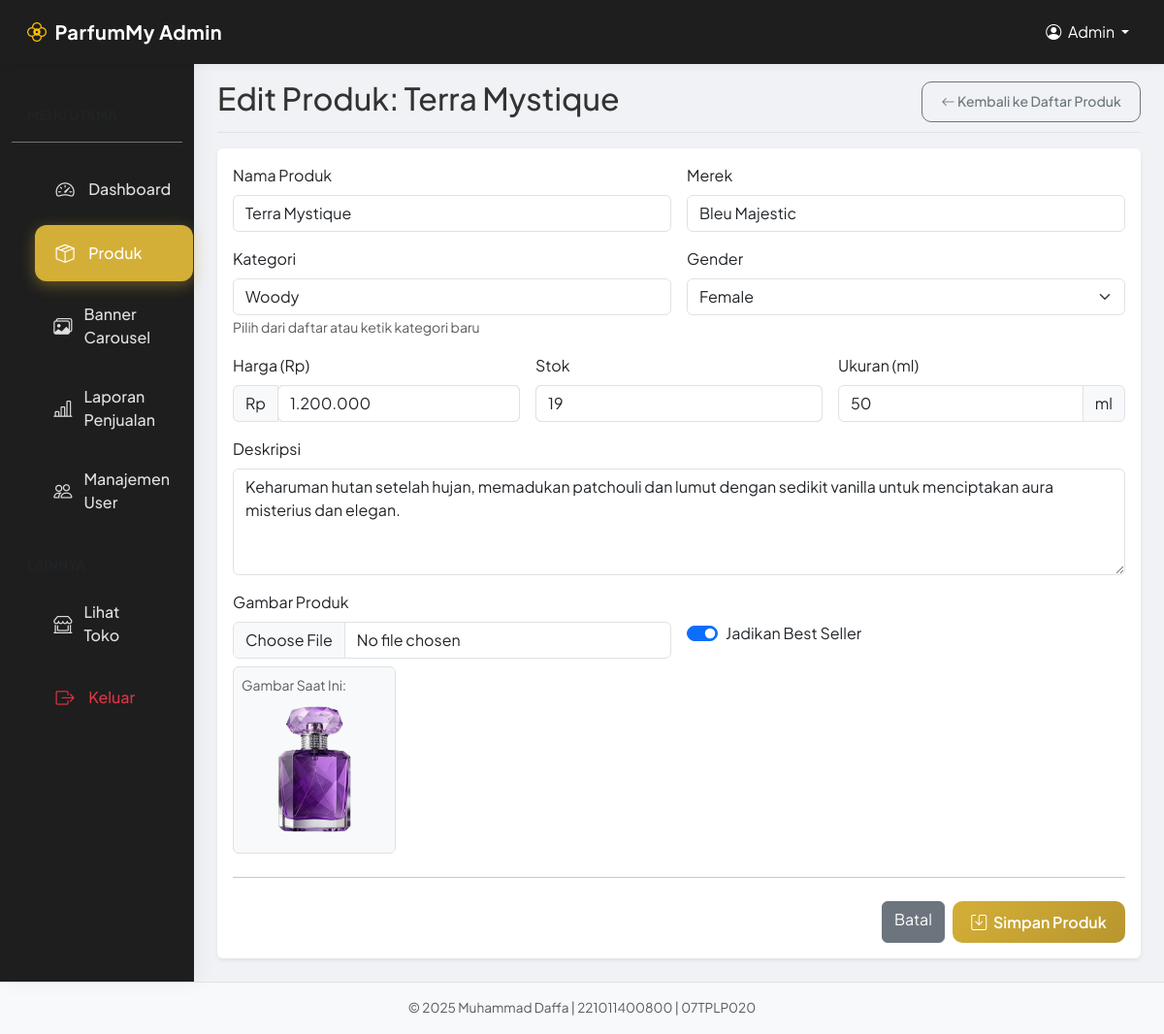
Page /admin/product_form.php?id=2 (signed in) on the committed database.
### tables this page shows
CREATE TABLE `parfums` (
  `id` int(11) NOT NULL,
  `nama` varchar(255) NOT NULL,
  `merek` varchar(100) NOT NULL,
  `kategori` varchar(100) DEFAULT NULL,
  `gender` enum('Male','Female','Unisex') NOT NULL,
  `ukuran` int(11) NOT NULL,
  `harga` int(11) NOT NULL,
  `stok` int(11) NOT NULL,
  `deskripsi` text DEFAULT NULL,
  `image_path` varchar(255) DEFAULT NULL,
  `is_best_seller` tinyint(1) NOT NULL DEFAULT 0
);

### models/DB.php (called while the page is built)
<?php
class DB {
    private $host = 'localhost';
    private $user = 'root';
    private $pass = '';
    private $dbname = 'toko_parfum';
    private $pdo;
    public function __construct() {
        $dsn = "mysql:host={$this->host};dbname={$this->dbname}";
        try {
            $this->pdo = new PDO($dsn, $this->user, $this->pass);
            $this->pdo->setAttribute(PDO::ATTR_ERRMODE, PDO::ERRMODE_EXCEPTION);
            $this->pdo->exec("SET SESSION innodb_lock_wait_timeout = 5");
        } catch (PDOException $e) {
            die("Koneksi Database Gagal: " . $e->getMessage());
        }
    }
    public function getConnection() {
        return $this->pdo;
    }
}
?>

### models/ParfumManager.php (called while the page is built, shortened)
<?php
require_once __DIR__ . '/DB.php';
require_once __DIR__ . '/Parfum.php';
class ParfumManager {
    private $conn;
    public function __construct() {
        $this->db = new DB();
        $this->conn = $this->db->getConnection();
    }
    public function readById($id) {
        $sql = "SELECT * FROM parfums WHERE id = ?";
        $stmt = $this->conn->prepare($sql);
        $stmt->execute([$id]);
        $row = $stmt->fetch(PDO::FETCH_ASSOC);
        if ($row) {
            $p = new Parfum();
            $p->setId($row['id']);
            $p->setNama($row['nama']);
            $p->setMerek($row['merek']);
            $p->setKategori($row['kategori']);
            $p->setGender($row['gender']);
            $p->setUkuran($row['ukuran']);
            $p->setHarga($row['harga']);
            $p->setStok($row['stok']);
            $p->setDeskripsi($row['deskripsi']);
            if (isset($row['image_path'])) {
                $p->setImagePath($row['image_path']);
            }
            if (isset($row['is_best_seller'])) {
                $p->setIsBestSeller($row['is_best_seller']);
            }
            return $p;
        }
        return null;
    }
}
?>

### models/Parfum.php (called while the page is built, shortened)
<?php
class Parfum {
    private $nama;
    private $merek;
    private $kategori;
    private $gender;
    private $ukuran;
    private $harga;
    private $stok;
    private $deskripsi;
    private $image_path;
    private $is_best_seller;
    public function getNama() { return $this->nama; }
    public function getMerek() { return $this->merek; }
    public function getKategori() { return $this->kategori; }
    public function getGender() { return $this->gender; }
    public function getUkuran() { return $this->ukuran; }
    public function getHarga() { return $this->harga; }
    public function getStok() { return $this->stok; }
    public function getDeskripsi() { return $this->deskripsi; }
    public function getImagePath() { return $this->image_path; }
    public function getIsBestSeller() { return (int)$this->is_best_seller; }
    public function setNama($nama) { $this->nama = $nama; }
    public function setMerek($merek) { $this->merek = $merek; }
    public function setKategori($kategori) { $this->kategori = $kategori; }
    public function setGender($gender) { $this->gender = $gender; }
    public function setUkuran($ukuran) { $this->ukuran = $ukuran; }
    public function setHarga($harga) { $this->harga = $harga; }
    public function setStok($stok) { $this->stok = $stok; }
    public function setDeskripsi($deskripsi) { $this->deskripsi = $deskripsi; }
    public function setImagePath($image_path) { $this->image_path = $image_path; }
    public function setIsBestSeller($is_best_seller) { $this->is_best_seller = (int)$is_best_seller; }
}
?>

### admin/product_form.php (the view, shortened to what this page needs)
<?php
require_once '../models/ParfumManager.php';
require_once '../models/Parfum.php';
$parfumManager = new ParfumManager();
$parfum = new Parfum();
$pageTitle = "Tambah Produk Baru";
$isEditMode = false;
if (isset($_GET['id'])) {
    $parfum = $parfumManager->readById((int)$_GET['id']);
    if ($parfum) {
        $pageTitle = "Edit Produk: " . htmlspecialchars($parfum->getNama());
        $isEditMode = true;
    } else {
        $_SESSION['message'] = 'Produk tidak ditemukan.';
        $_SESSION['message_type'] = 'danger';
        header('Location: products.php');
        exit();
    }
}
?>
<!DOCTYPE html>
<html lang="en">
<head>
    <link href="https://cdn.jsdelivr.net/npm/bootstrap@5.3.3/dist/css/bootstrap.min.css" rel="stylesheet">
    <link href="https://cdn.jsdelivr.net/npm/bootstrap-icons@1.11.3/font/bootstrap-icons.css" rel="stylesheet">
    <link rel="stylesheet" href="admin.css">
</head>
<body>
<nav class="navbar navbar-expand-lg navbar-dark bg-dark sticky-top">
    <div class="container-fluid">
        <a class="navbar-brand d-flex align-items-center" href="dashboard.php">
            <i class="bi bi-flower2 me-2 text-warning"></i>
            <span class="fw-bold">ParfumMy Admin</span>
        </a>
        <div class="collapse navbar-collapse" id="navbarContent">
            <ul class="navbar-nav ms-auto mb-2 mb-lg-0">
                <li class="nav-item dropdown">
                    <a class="nav-link dropdown-toggle text-white" href="#" id="navbarDropdown" role="button" data-bs-toggle="dropdown" aria-expanded="false">
                        <i class="bi bi-person-circle me-1"></i> Admin
                    </a>
                </li>
            </ul>
        </div>
    </div>
</nav>
<div class="container-fluid">
    <div class="row">
        <?php include 'includes/sidebar.php'; ?>
        <main role="main" class="col-md-9 ms-sm-auto col-lg-10 px-md-4">
            <div class="d-flex justify-content-between flex-wrap flex-md-nowrap align-items-center pt-3 pb-2 mb-3 border-bottom">
                <h1 class="h2"><?php echo $pageTitle; ?></h1>
                <a href="products.php" class="btn btn-sm btn-outline-secondary">
                    <i class="bi bi-arrow-left"></i> Kembali ke Daftar Produk
                </a>
            </div>
            <div class="card border-0 shadow-sm mb-4">
                <div class="card-body">
                    <form action="process_product.php" method="POST" enctype="multipart/form-data">
                        <div class="row g-3">
                            <div class="col-md-6">
                                <label for="nama" class="form-label">Nama Produk</label>
                                <input type="text" class="form-control" id="nama" name="nama" value="<?php echo htmlspecialchars($parfum->getNama() ?? ''); ?>" required>
                            </div>
                            <div class="col-md-6">
                                <label for="merek" class="form-label">Merek</label>
                                <input type="text" class="form-control" id="merek" name="merek" value="<?php echo htmlspecialchars($parfum->getMerek() ?? ''); ?>" required>
                            </div>
                            <div class="col-md-6">
                                <label for="kategori" class="form-label">Kategori</label>
                                <input type="text" class="form-control" id="kategori" name="kategori"
                                       list="kategori-suggestions"
                                       placeholder="Pilih atau ketik kategori"
                                       value="<?php echo htmlspecialchars($parfum->getKategori() ?? ''); ?>">
                                <small class="text-muted">Pilih dari daftar atau ketik kategori baru</small>
                            </div>
                            <div class="col-md-6">
                                <label for="gender" class="form-label">Gender</label>
                                <select class="form-select" id="gender" name="gender" required>
                                    <option value="Female" <?php echo ($parfum->getGender() ?? '') == 'Female' ? 'selected' : ''; ?>>Female</option>
                                </select>
                            </div>
                            <div class="col-md-4">
                                <label for="harga" class="form-label">Harga (Rp)</label>
                                <div class="input-group">
                                    <span class="input-group-text">Rp</span>
                                    <input type="number" class="form-control" id="harga" name="harga" value="<?php echo (int)($parfum->getHarga() ?? 0); ?>" required>
                                </div>
                            </div>
                            <div class="col-md-4">
                                <label for="stok" class="form-label">Stok</label>
                                <input type="number" class="form-control" id="stok" name="stok" value="<?php echo (int)($parfum->getStok() ?? 0); ?>" required>
                            </div>
                            <div class="col-md-4">
                                <label for="ukuran" class="form-label">Ukuran (ml)</label>
                                <div class="input-group">
                                    <input type="number" class="form-control" id="ukuran" name="ukuran" value="<?php echo (int)($parfum->getUkuran() ?? 0); ?>" required>
                                    <span class="input-group-text">ml</span>
                                </div>
                            </div>
                            <div class="col-12">
                                <label for="deskripsi" class="form-label">Deskripsi</label>
                                <textarea class="form-control" id="deskripsi" name="deskripsi" rows="4"><?php echo htmlspecialchars($parfum->getDeskripsi() ?? ''); ?></textarea>
                            </div>
                            <div class="col-md-6">
                                <label for="image" class="form-label">Gambar Produk</label>
                                <input type="file" class="form-control" id="image" name="image" accept="image/*">
                                <?php if ($isEditMode && $parfum->getImagePath()): ?>
                                    <div class="mt-2 p-2 border rounded bg-light d-inline-block">
                                        <small class="text-muted d-block mb-1">Gambar Saat Ini:</small>
                                        <img src="../<?php echo htmlspecialchars($parfum->getImagePath()); ?>" alt="Current Image" style="max-width: 150px; max-height: 150px; object-fit: cover;" class="rounded">
                                    </div>
                                <?php endif; ?>
                            </div>
                            <div class="col-md-6">
                                <div class="form-check form-switch mt-4 pt-2">
                                    <input class="form-check-input" type="checkbox" role="switch" id="is_best_seller" name="is_best_seller" value="1" <?php echo ($parfum->getIsBestSeller() ?? 0) ? 'checked' : ''; ?>>
                                    <label class="form-check-label" for="is_best_seller">Jadikan Best Seller</label>
                                </div>
                            </div>
                        </div>
                        <hr class="my-4">
                        <div class="d-flex justify-content-end gap-2">
                            <a href="products.php" class="btn btn-secondary">Batal</a>
                            <button type="submit" class="btn btn-primary">
                                <i class="bi bi-save me-1"></i> Simpan Produk
                            </button>
                        </div>
                    </form>
                </div>
            </div>
        </main>
    </div>
</div>
<?php include 'includes/footer.php'; ?>
</body>
</html>

### admin/admin.css (style rules this page uses)
:root { --admin-primary: #d4af37; --admin-primary-hover: #c5a028; --admin-dark: #121212; --admin-light: #f8f9fa; --admin-sidebar-bg: #1e1e1e; --admin-sidebar-text: #e0e0e0; --admin-sidebar-hover: rgba(212, 175, 55, 0.1); --admin-card-bg: #ffffff; --admin-card-shadow: 0 10px 30px rgba(0, 0, 0, 0.05); --admin-border-radius: 16px; --admin-font-family: 'Plus Jakarta Sans', 'Inter', sans-serif; }
body { background-color: #f0f2f5; font-family: var(--admin-font-family); color: #333; }
.btn-primary { background: linear-gradient(135deg, var(--admin-primary), #b8962e); border: none; color: #fff; font-weight: 600; padding: 0.6rem 1.2rem; border-radius: 10px; transition: all 0.3s ease; }
.btn-outline-secondary { border-radius: 10px; padding: 0.6rem 1.2rem; font-weight: 500; }
.navbar-dark.bg-dark { background-color: var(--admin-sidebar-bg) !important; box-shadow: 0 2px 10px rgba(0, 0, 0, 0.05); padding: 0.8rem 1rem; }
.navbar-brand { font-family: var(--admin-font-family); letter-spacing: 0.5px; }

### rows in the picture
parfums: nama "Edit Produk: Terra Mystique", nama "Terra Mystique", merek "Bleu Majestic", kategori "Woody", gender "Female", harga "1200000", stok "19", ukuran "50", deskripsi "Keharuman hutan setelah hujan, memadukan patchouli dan lumut dengan sedikit vanilla untuk menciptakan aura misterius dan elegan.", image_path (picture), is_best_seller "☑"
